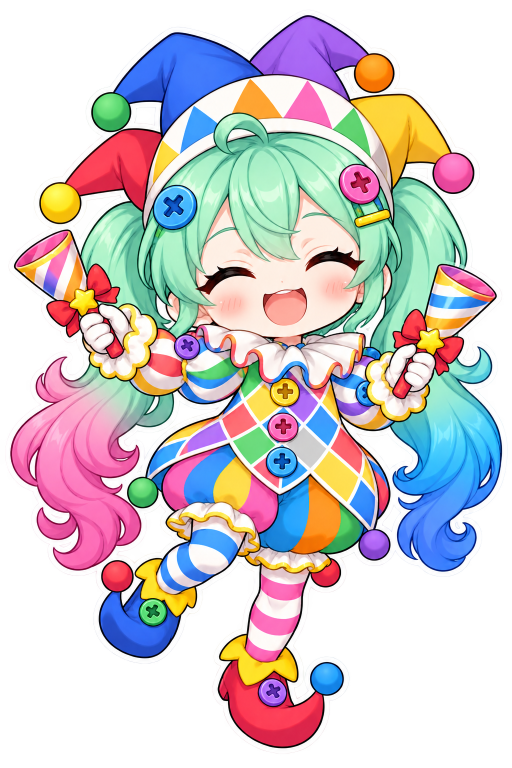
#> input picture art/chara/clear.png, 1024 x 1536 px (shown at 1/2 size); its folder holds 6 pictures in this run
$ python prep_chara.py
#> lines starting #> are read from the running program, lines starting #| are printed output that depends on the picture
#!/usr/bin/env python3
"""キャラの原画(art/chara/*.png)から、ゲームで読む軽い画像(assets/chara/)を作る。

何度流しても同じ結果になる。原画を差し替えたらこれを流し直してコミットする。
要るもの: Pillow(WebP 対応)。

- 全身の絵: 透明な余白を削って縦 540px の WebP。画面では最大 180px 前後で出すので、画素3倍の端末でも足りる
  ふだんの立ち絵(idle)は最初の1枚(base.png)から作る。これだけ白いフチが無いので、ほかに合わせて付ける
- 丸い顔: 顔まわりの正方形を 144px の WebP。画面では 40〜50px で出す
- アイコン: 胸から上の絵を 192px と 180px の PNG(ホーム画面に置いたときの印)
"""
from pathlib import Path
from PIL import Image, ImageFilter

ROOT = Path(__file__).resolve().parent.parent
SRC = ROOT / 'art' / 'chara'
OUT = ROOT / 'assets' / 'chara'

BODY_H = 540
FACE_PX = 144
# 顔まわりの切り出し: 出力名 -> (原画, 原画の座標での正方形)。帽子の先と、ひらめきの電球まで入れる
FACES = {
    'idea': ('idea', (0, 20, 940, 960)),
    'oops': ('oops', (100, 40, 940, 880)),
    'good': ('good', (100, 60, 940, 900)),
    'fight': ('fight', (0, 80, 900, 980)),
    'smile': ('face', (180, 40, 1100, 960)),
}
BODIES = ('clear', 'good', 'oops', 'cry', 'idea', 'panic', 'fight')
RIM = 5            # idle に付ける白いフチの太さ(縦 540px のときの画素)。ほかの絵のフチとだいたい同じ


def trim(im):
    """ほぼ透明な画素(不透明度 8 以下)を除いた外接矩形で切る"""
    box = im.getchannel('A').point(lambda v: 255 if v > 8 else 0).getbbox()
    return im.crop(box)


def add_rim(im, r):
    """外周に太さ r の白いフチを付ける(はみ出さないよう先に r+2 だけ余白を足す)"""
    pad = r + 2
    base = Image.new('RGBA', (im.width + 2 * pad, im.height + 2 * pad), (0, 0, 0, 0))
    base.alpha_composite(im, (pad, pad))
    solid = base.getchannel('A').point(lambda v: 255 if v > 40 else 0)
    solid = solid.filter(ImageFilter.MinFilter(3)).filter(ImageFilter.MaxFilter(3))   # 原画の細かな点はフチで膨らませない
    rim = solid.filter(ImageFilter.MaxFilter(2 * r + 1)).filter(ImageFilter.GaussianBlur(0.8))
    out = Image.new('RGBA', base.size, (255, 255, 255, 0))
    out.putalpha(rim)
    out.alpha_composite(base)
    return out


def save_webp(im, path):
    tmp = path.with_suffix('.tmp')
    im.save(tmp, 'WEBP', quality=86, method=6)
    tmp.replace(path)                     # 書き終えてから差し替える


def main():
    OUT.mkdir(parents=True, exist_ok=True)
    for name in BODIES:
        im = trim(Image.open(SRC / f'{name}.png').convert('RGBA'))
#> in trim, `box = im.getchannel('A').point(lambda v: 255 if v > 8 else 0).getbbox()`: box = (10, 19, 1016, 1508)
#> in trim, `return im.crop(box)`:
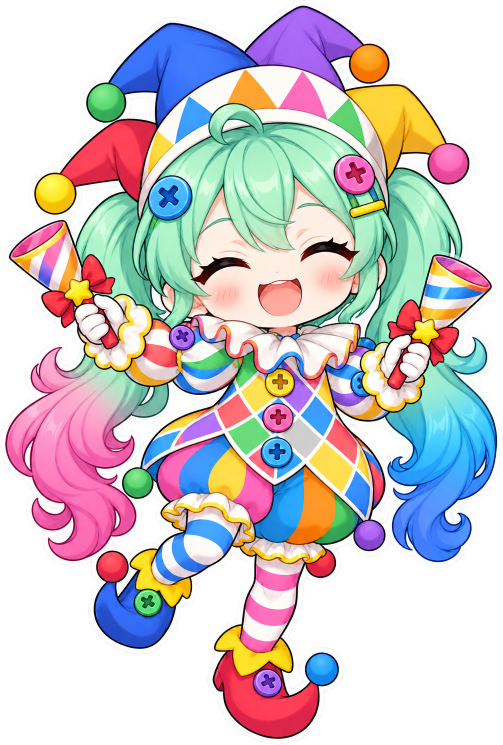
#> returned value: PIL image 1006x1489 RGBA (shown at 1/2 size); mean R, G, B, A 156, 148, 152.2, 165; transparent parts drawn white
        w = round(im.width * BODY_H / im.height)
#> w = 365
        save_webp(im.resize((w, BODY_H), Image.LANCZOS), OUT / f'{name}.webp')
#> in save_webp, `im.save(tmp, 'WEBP', quality=86, method=6)`:
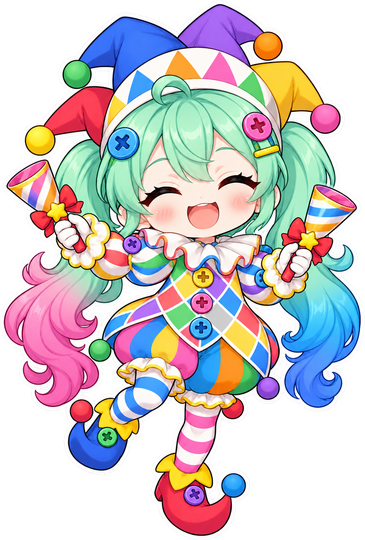
#> saved as clear.tmp: PIL image 365x540 RGBA; mean R, G, B, A 121.9, 115.4, 118.5, 165.1; transparent parts drawn white
#> pass 2 of the loop in main, `for name in BODIES:`:
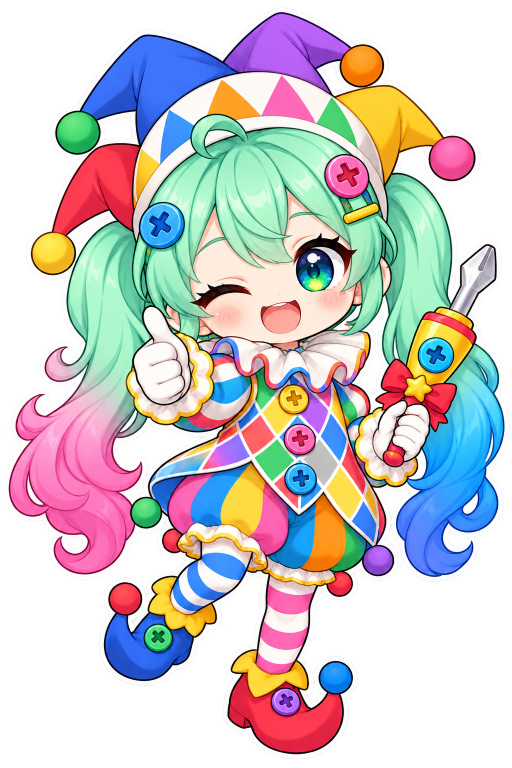
#> input picture art/chara/good.png, 1024 x 1536 px (shown at 1/2 size)
#> box = (7, 15, 1020, 1519)
#> in trim (call 2), `return im.crop(box)`:
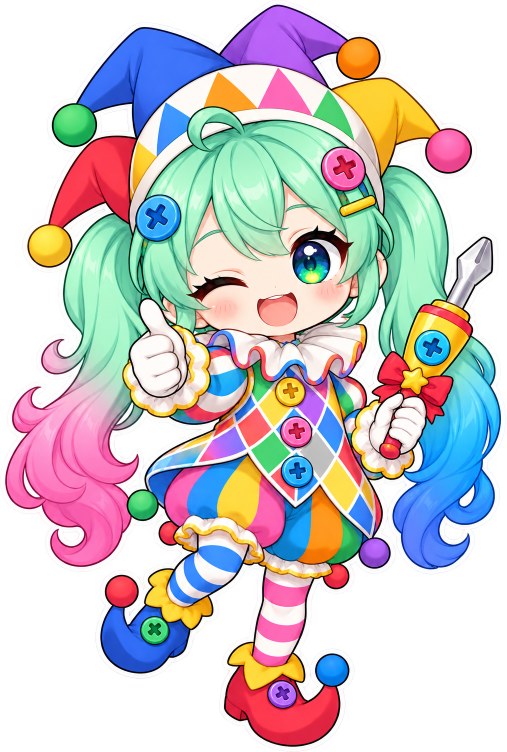
#> returned value: PIL image 1013x1504 RGBA (shown at 1/2 size); mean R, G, B, A 155.2, 148.5, 152.5, 165.7; transparent parts drawn white
#> in save_webp (call 2), `im.save(tmp, 'WEBP', quality=86, method=6)`:
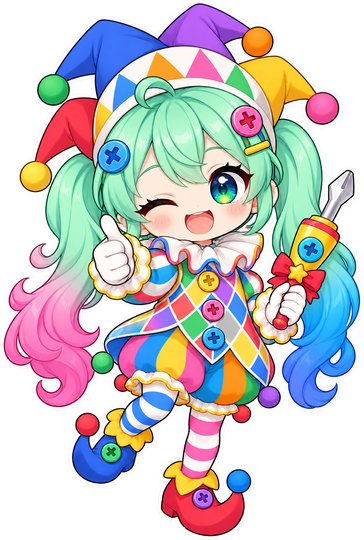
#> saved as good.tmp: PIL image 364x540 RGBA; mean R, G, B, A 120.3, 115.6, 118.1, 165.8; transparent parts drawn white
    im = trim(Image.open(SRC / 'base.png').convert('RGBA'))
    h = BODY_H - 2 * (RIM + 2)
    im = add_rim(im.resize((round(im.width * h / im.height), h), Image.LANCZOS), RIM)
    save_webp(im, OUT / 'idle.webp')
    for name, (src, box) in FACES.items():
        im = Image.open(SRC / f'{src}.png').convert('RGBA').crop(box)
        save_webp(im.resize((FACE_PX, FACE_PX), Image.LANCZOS), OUT / f'{name}-face.webp')
    face = Image.open(SRC / 'face.png').convert('RGBA')
    for px in (192, 180):
        tmp = OUT / f'icon-{px}.tmp'
        face.resize((px, px), Image.LANCZOS).save(tmp, 'PNG', optimize=True)
        tmp.replace(OUT / f'icon-{px}.png')
    for p in sorted(OUT.iterdir()):
        print(f'{p.stat().st_size:>8}  {p.relative_to(ROOT)}')


if __name__ == '__main__':
#> (the run stopped early here; a loop or call above may not have finished)
